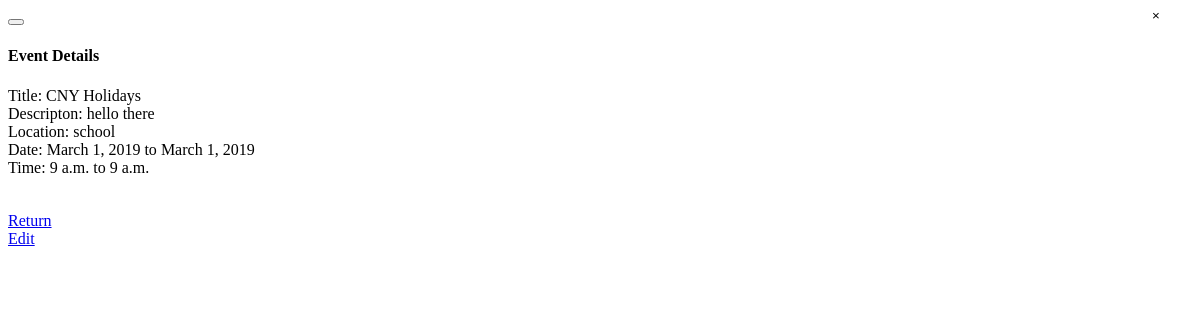
The app's page /event/3/, older data.
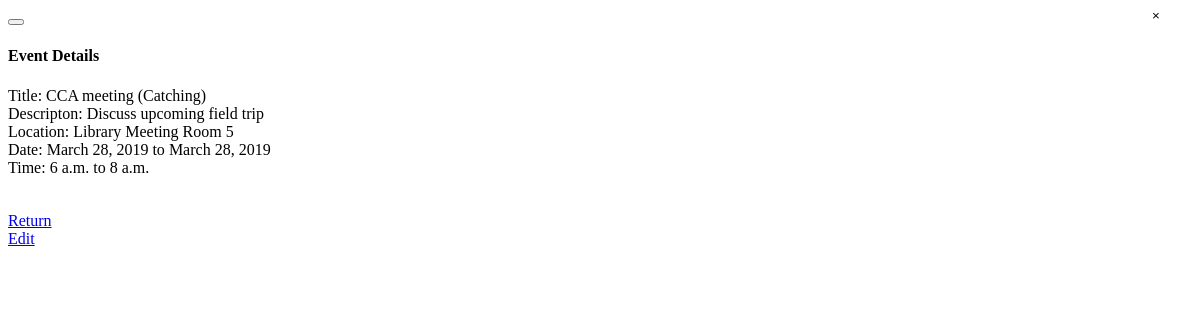
The same page, newer data.
### main/models.py (models this page shows, shortened)
class Event(models.Model):
    eventPlanner = models.ForeignKey(
        'EventPlanner',
        on_delete=models.CASCADE,
    )
    title = models.CharField(max_length=30)
    description = models.CharField(max_length=200, blank=True, null=True)
    location = models.CharField(max_length=50)
    dateFrom = models.DateField()
    dateTo = models.DateField()
    timeFrom = models.TimeField()
    timeTo = models.TimeField()

### main/forms.py (the view)
# urls.py: path('event/<int:pk>/', EventDetailView.as_view(), name = 'event-detail'),
class EventDetailView(DetailView):
    model=Event
    template_name = "schedule/event_detail.html"

### main/templates/schedule/event_detail.html (shortened to what this page needs)
{% block content %}
<!DOCTYPE html>
<body>
	<div class="container-fluid">
					<button type="button" class="close" data-dismiss="modal" aria-label="Close">
						<span aria-hidden="true">&times;</span>
					</button>
			<div class="row">
					<div class="col-md-12 text-center">
						<h4>Event Details</h4>
					</div>
				</div>
		<div class="row">
			<div class="col-md-12 text-center">
				Title: {{ object.title }}
			</div>
		</div>
		<div class="row">
				<div class="col-md-12 text-center">
					Descripton: {{ object.description }}
				</div>
			</div>
		<div class="row">
			<div class="col-md-12 text-center">
				Location: {{ object.location }}
			</div>
		</div>
		<div class="row">
				<div class="col-md-12 text-center">
					Date: {{object.dateFrom}} to {{object.dateTo}}
				</div>
			</div>
			<div class="row">
					<div class="col-md-12 text-center">
						Time: {{object.timeFrom}} to {{object.timeTo}}
					</div>
			</div>
			<div class="row" style="margin-bottom: 3%; margin-top: 3%;">
					<div class="col-md-6 text-center">
						<a href ="{% url 'schedule-manage' %}" class="btn btn-outline-dark" role="button">Return</a></button>
					</div>
					<div class="col-md-6 text-center">
						<a href="{% url 'schedule-edit' stype='event' pk=object.id %}" role="button" class="btn btn-primary">Edit</a>
					</div>
				</div>
	</div>
</body>
</html>
{% endblock %}

### main/templates/schedule/event_detail.html (style rules this page uses)
span { position: absolute; left: 96%; top: 1%; }
.btn-outline-dark, .btn-primary { width: 60%; }

Row changes from the older to the newer data that the page shows:
changed Event: title "CNY Holidays" → "CCA meeting (Catching)"; description "hello there" → "Discuss upcoming field trip"; location "school" → "Library Meeting Room 5"; dateFrom "March 1, 2019" → "March 28, 2019"; dateTo "March 1, 2019" → "March 28, 2019"; timeFrom "9 a.m." → "6 a.m."; timeTo "9 a.m." → "8 a.m."
